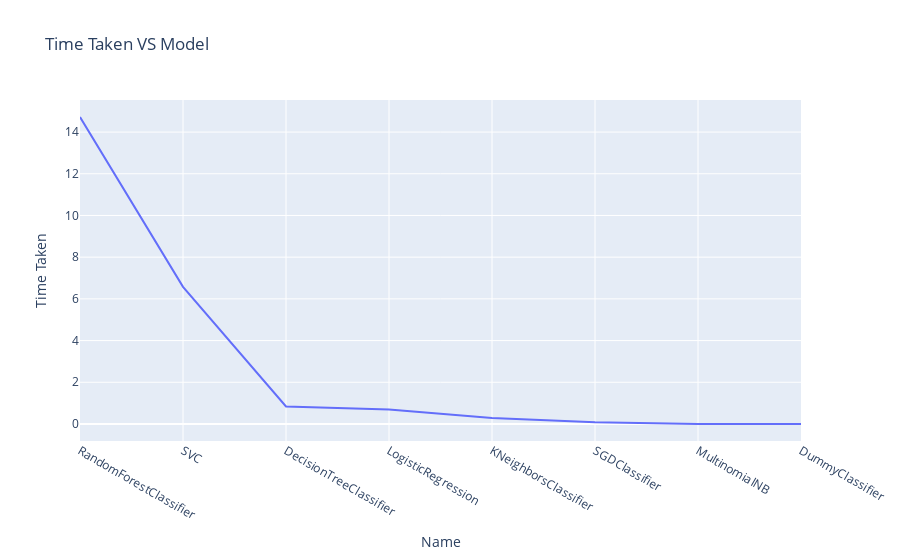

Notebook code for this chart:
### Code cell
model_df.sort_values(by = 'Time Taken',ascending = False,inplace = True)
fig = px.line(model_df, x="Name", y="Time Taken", title='Time Taken VS Model')
fig.show()

### Figure 1 — Plotly figure (JSON) as saved in the notebook; plotly's stock layout.template omitted (floating-point values rounded to 4 significant figures)
{"data": [{"hovertemplate": "Name=%{x}<br>Time Taken=%{y}<extra></extra>", "legendgroup": "", "line": {"color": "#636efa", "dash": "solid"}, "marker": {"symbol": "circle"}, "mode": "lines", "name": "", "orientation": "v", "showlegend": false, "type": "scatter", "x": ["RandomForestClassifier", "SVC", "DecisionTreeClassifier", "LogisticRegression", "KNeighborsClassifier", "SGDClassifier", "MultinomialNB", "DummyClassifier"], "xaxis": "x", "y": [14.72, 6.575, 0.8371, 0.6967, 0.2825, 0.08365, 0.003555, 0.001031], "yaxis": "y"}], "layout": {"legend": {"tracegroupgap": 0}, "title": {"text": "Time Taken VS Model"}, "xaxis": {"anchor": "y", "domain": [0, 1], "title": {"text": "Name"}}, "yaxis": {"anchor": "x", "domain": [0, 1], "title": {"text": "Time Taken"}}}}
